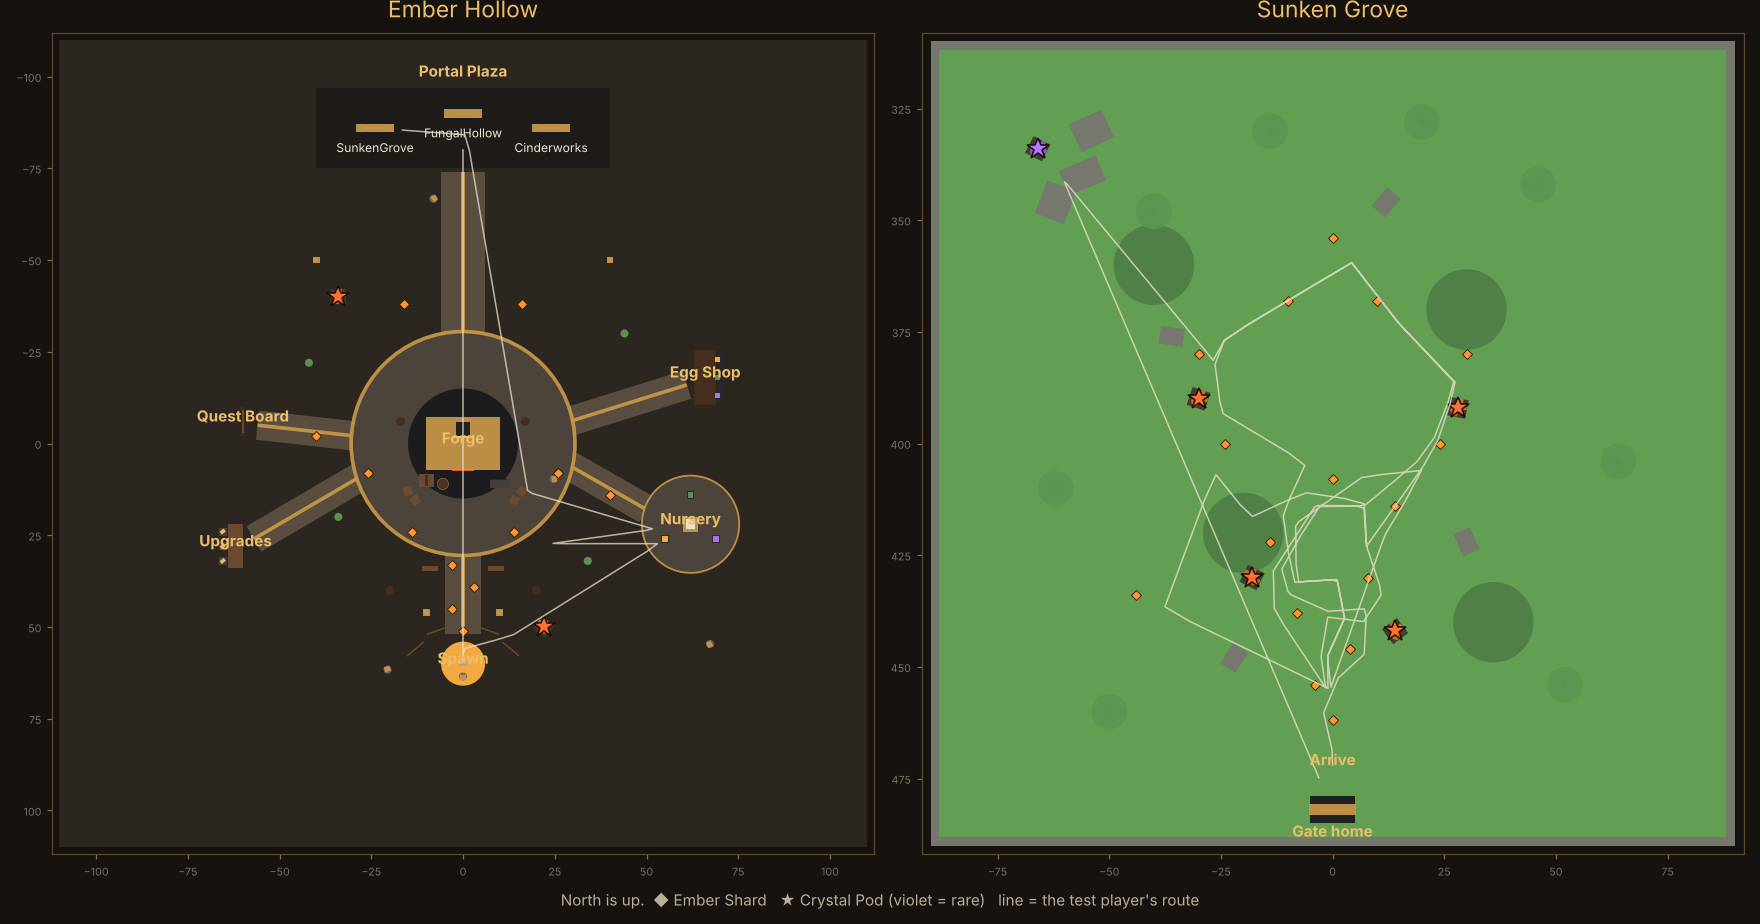

This figure's Python source:
"""Draws a top-down map of the world from a playtest run, with the player's route.

    python3 playtest/map.py playtest/out/world-live.json playtest/map.png

Needs matplotlib (pip install matplotlib).
"""
import json
import sys

import matplotlib

matplotlib.use("Agg")
import matplotlib.pyplot as plt
from matplotlib.patches import Circle, Polygon


def hull(points):
    """Convex hull (monotone chain) of a box's corners seen from above."""
    pts = sorted(set((round(x, 3), round(z, 3)) for x, z in points))
    if len(pts) < 3:
        return pts

    def cross(o, a, b):
        return (a[0] - o[0]) * (b[1] - o[1]) - (a[1] - o[1]) * (b[0] - o[0])

    lower, upper = [], []
    for p in pts:
        while len(lower) >= 2 and cross(lower[-2], lower[-1], p) <= 0:
            lower.pop()
        lower.append(p)
    for p in reversed(pts):
        while len(upper) >= 2 and cross(upper[-2], upper[-1], p) <= 0:
            upper.pop()
        upper.append(p)
    return lower[:-1] + upper[:-1]


world = json.load(open(sys.argv[1]))
out = sys.argv[2]

LABELS = {
    "Ember Hollow": [
        ((0, 60), "Spawn"),
        ((0, 0), "Forge"),
        ((62, 22), "Nursery"),
        ((66, -18), "Egg Shop"),
        ((-60, -6), "Quest Board"),
        ((-62, 28), "Upgrades"),
        ((0, -100), "Portal Plaza"),
    ],
    "Sunken Grove": [((0, 472), "Arrive"), ((0, 488), "Gate home")],
}
VIEWS = [("Ember Hollow", (-112, 112), (-112, 112)), ("Sunken Grove", (-92, 92), (308, 492))]

fig, axes = plt.subplots(1, 2, figsize=(16, 8.4), facecolor="#16120f")
for ax, (title, xlim, zlim) in zip(axes, VIEWS):
    ax.set_facecolor("#16120f")
    for part in sorted(world["parts"], key=lambda p: p["y"]):
        if not (xlim[0] - 60 <= part["x"] <= xlim[1] + 60 and zlim[0] - 60 <= part["z"] <= zlim[1] + 60):
            continue
        style = dict(facecolor="#" + part["color"], edgecolor="none", alpha=0.95)
        if "radius" in part:
            ax.add_patch(Circle((part["x"], part["z"]), part["radius"], **style))
        else:
            ax.add_patch(Polygon(hull(part["corners"]), closed=True, **style))

    for m in world["markers"]:
        if not (xlim[0] <= m["x"] <= xlim[1] and zlim[0] <= m["z"] <= zlim[1]):
            continue
        if m["tag"] == "EmberShard":
            ax.plot(m["x"], m["z"], marker="D", color="#ff9630", markersize=5, markeredgecolor="#3a1c00", markeredgewidth=0.6)
        elif m["tag"] == "CrystalPod":
            ax.plot(m["x"], m["z"], marker="*", color="#b278ff" if m["rare"] else "#ff7034", markersize=15, markeredgecolor="#1b0e00")
        elif m["tag"] == "Portal" and m.get("label") and m["label"] != "EmberHollow":
            ax.annotate(m["label"], (m["x"], m["z"]), color="#eee4d0", fontsize=8, ha="center", va="top", xytext=(0, -8), textcoords="offset points")

    # Route: break the line where a portal jumped the player.
    segment = []
    for point in world["path"]:
        if point.get("jump") and segment:
            ax.plot([p["x"] for p in segment], [p["z"] for p in segment], color="#eee4d0", linewidth=1, alpha=0.75)
            segment = []
        segment.append(point)
    if segment:
        ax.plot([p["x"] for p in segment], [p["z"] for p in segment], color="#eee4d0", linewidth=1, alpha=0.75)

    for (x, z), label in LABELS[title]:
        ax.annotate(label, (x, z), color="#ecbe6a", fontsize=10, ha="center", weight="bold")

    ax.set_xlim(*xlim)
    ax.set_ylim(zlim[1], zlim[0])  # north (-Z) at the top
    ax.set_aspect("equal")
    ax.set_title(title, color="#ecbe6a", fontsize=15, pad=10)
    ax.tick_params(colors="#7a6e60", labelsize=7)
    for spine in ax.spines.values():
        spine.set_color("#5a4a32")

fig.text(
    0.5,
    0.02,
    "North is up.  ◆ Ember Shard   ★ Crystal Pod (violet = rare)   line = the test player's route",
    color="#bbae98",
    ha="center",
    fontsize=10,
)
plt.tight_layout(rect=(0, 0.04, 1, 1))
plt.savefig(out, dpi=110, facecolor=fig.get_facecolor())
print("wrote", out)
